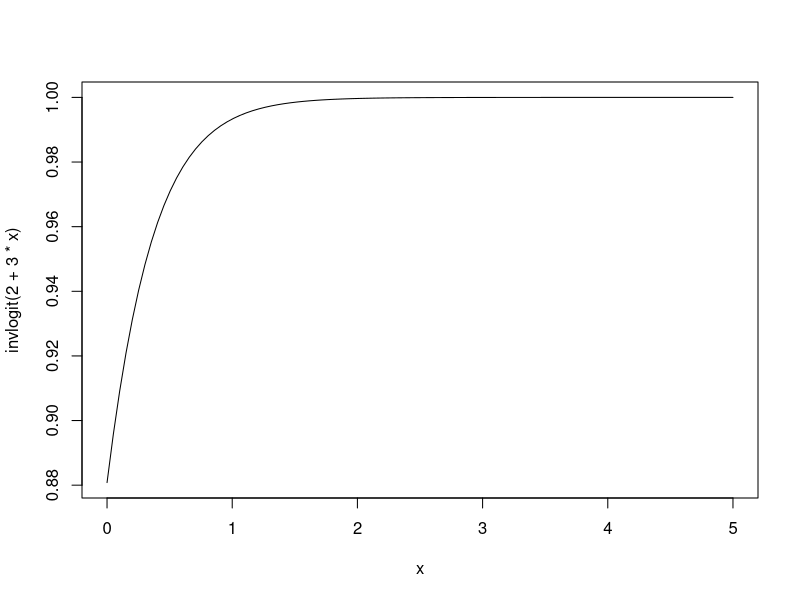
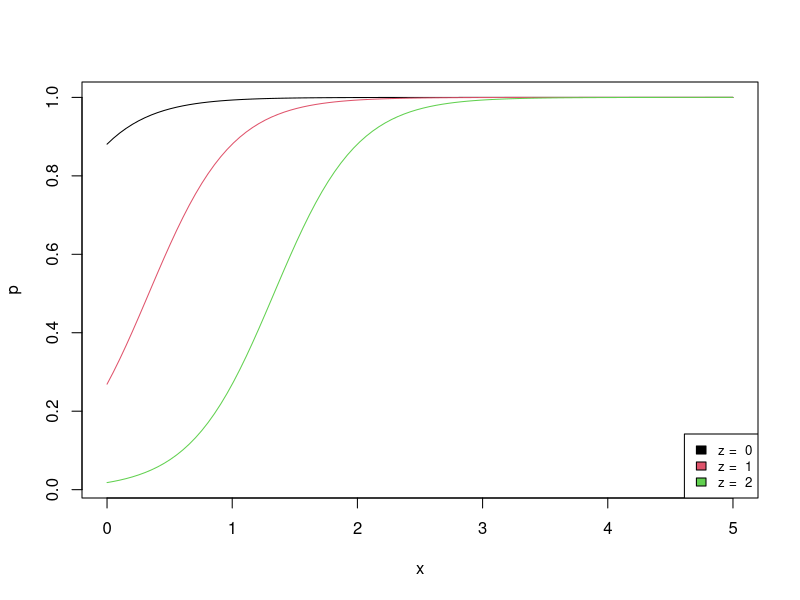
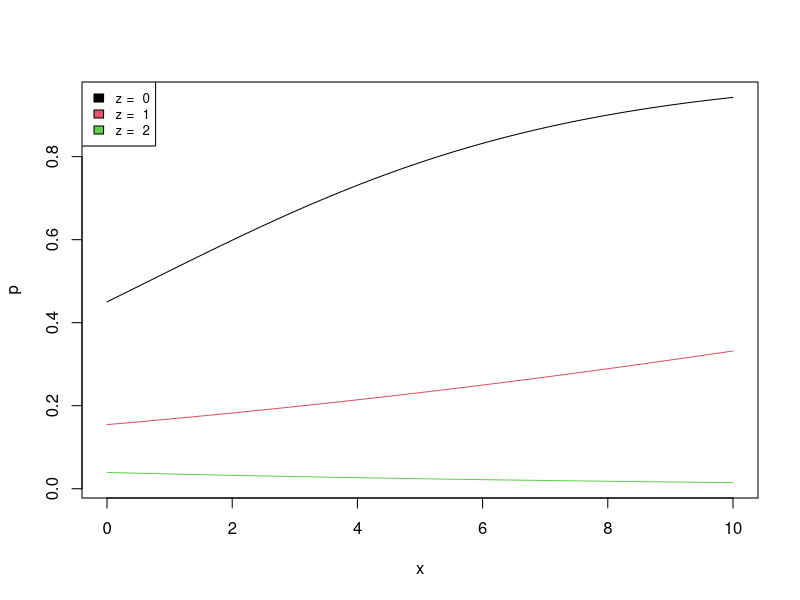
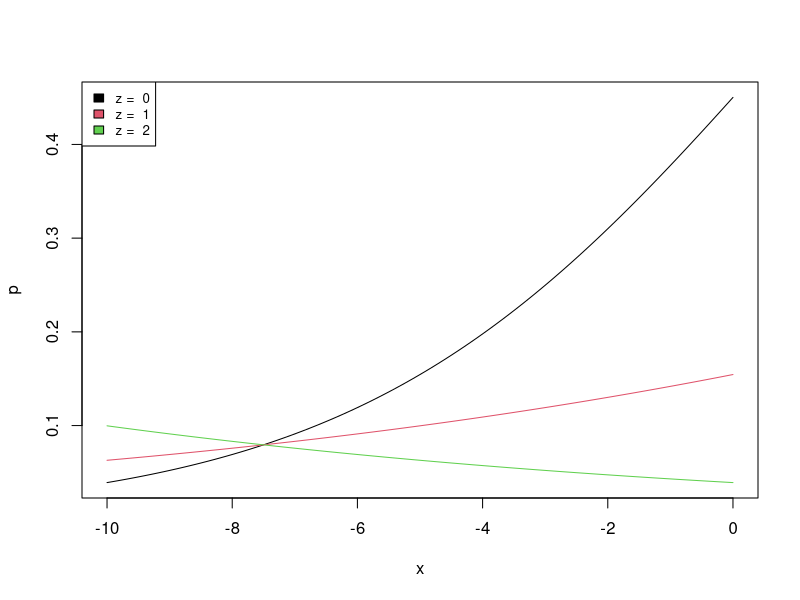

Source code (R) for these figures, in order:
## ---- chunk 1
knitr::opts_chunk$set(echo = TRUE)
knitr::opts_chunk$set(fig.pos = "!H", out.extra = "")
## ---- chunk 2
logit <- qlogis
invlogit <- plogis

x <- seq(0, 5, length.out = 100)
plot(x, invlogit(2 + 3 * x), type = "l")

## ---- chunk 3
z <- c(0, 1, 2)
p <- sapply(z, function(z) invlogit(2 + 3 * x - 3 * z))
labels <- sapply(z, function(z) paste("z = ", z))
matplot(x, p, type = "l", lty = 1)
legend("bottomright", labels, col = seq_along(z), fill = seq_along(z), cex = 0.8)
## ---- chunk 4
x <- seq(0, 10, length.out = 100)
z <- c(0, 1, 2)
p <- sapply(z, function(z) invlogit(-0.2 + 0.3 * x - 1.5 * z - 0.2 * x * z))
labels <- sapply(z, function(z) paste("z = ", z))
matplot(x, p, type = "l", lty = 1)
legend("topleft", labels, col = seq_along(z), fill = seq_along(z), cex = 0.8)
## ---- chunk 5
x <- seq(-10, 0, length.out = 100)
z <- c(0, 1, 2)
p <- sapply(z, function(z) invlogit(-0.2 + 0.3 * x - 1.5 * z - 0.2 * x * z))
labels <- sapply(z, function(z) paste("z = ", z))
matplot(x, p, type = "l", lty = 1)
legend("topleft", labels, col = seq_along(z), fill = seq_along(z), cex = 0.8)
